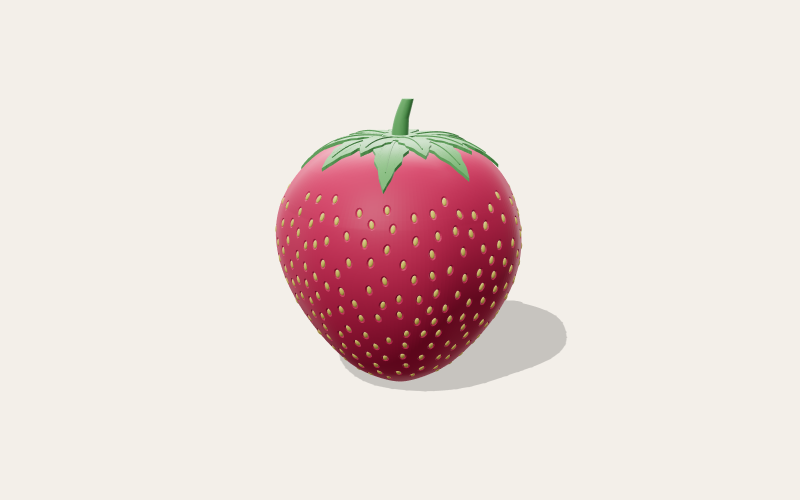
#> input picture berry-cloud/mockups/berry.png, 1600 x 1000 px, given in place of group.png, which was not available (shown at 1/2 size)
$ python sheet.py
#> lines starting #> are read from the running program, lines starting #| are printed output that depends on the picture
"""Labelled sheets from the renders in mockups/:
mockup-sheet.png  what the pieces look like
how-it-splits.png how the strawberry and cloud come apart to print hollow
"""
from PIL import Image, ImageDraw, ImageFont
from pathlib import Path
M = Path(__file__).parent / "mockups"
BG, INK, SOFT = (243, 239, 233), (40, 40, 40), (95, 95, 95)


def font(sz, bold=False):
    name = "DejaVuSans-Bold.ttf" if bold else "DejaVuSans.ttf"
    try:
        return ImageFont.truetype(f"/usr/share/fonts/truetype/dejavu/{name}", sz)
    except OSError:
        return ImageFont.load_default()


def wrap(d, text, f, width):
    """Split text into lines that fit `width` pixels."""
    lines, line = [], ""
    for word in text.split():
        trial = (line + " " + word).strip()
        if d.textlength(trial, font=f) <= width:
            line = trial
        else:
            lines.append(line)
            line = word
    return lines + [line]


def caption(d, x, y, width, title, body, size=20):
    d.text((x, y), title, font=font(28, True), fill=INK)
    y += 40
    for ln in wrap(d, body, font(size), width):
        d.text((x, y), ln, font=font(size), fill=SOFT)
        y += size + 8
    return y


def crop(name, box):
#> called with name = 'group', box = (200, 220, 1420, 800)
    return Image.open(M / f"{name}.png").convert("RGB").crop(box)


def tiles(out, d, y, items, th, cols=None, x0=60, size=20):
    cols = cols or len(items)
    tw = (out.width - 2 * x0) // cols
    bottom = y
    for i, (title, body, im) in enumerate(items):
        im = im.copy()
        im.thumbnail((tw - 30, th))
        x = x0 + (i % cols) * tw
        yy = y + (i // cols) * (th + 190)
        out.paste(im, (x + (tw - im.width) // 2, yy))
        bottom = max(bottom, caption(d, x + 10, yy + th + 10, tw - 40, title, body, size))
    return bottom


def mockup_sheet():
    W = 1600
    group = crop("group", (200, 220, 1420, 800))
    items = [
        ("Strawberry", "8.8\" tall × 7.5\" wide. Red, with yellow seeds and green leaves.",
         crop("berry", (450, 150, 1150, 830))),
        ("Cloud", "11.4\" wide × 5.4\" tall × 4.8\" deep. White.", crop("cloud", (250, 200, 1350, 820))),
        ("Raindrop", "2.6\" long × 1.6\" wide. Blue.", crop("drop", (450, 120, 1150, 900))),
    ]
#> call 3 of crop, with name = 'cloud', box = (250, 200, 1350, 820)
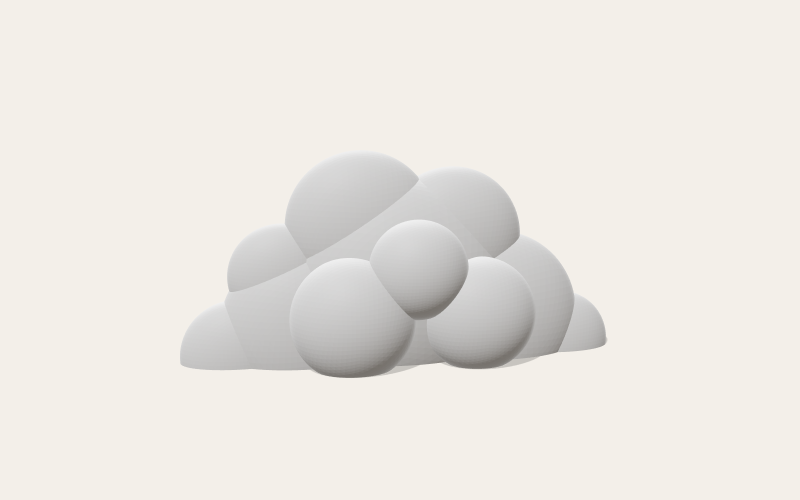
#> input picture berry-cloud/mockups/cloud.png, 1600 x 1000 px (shown at 1/2 size)
#> call 4 of crop, with name = 'drop', box = (450, 120, 1150, 900)
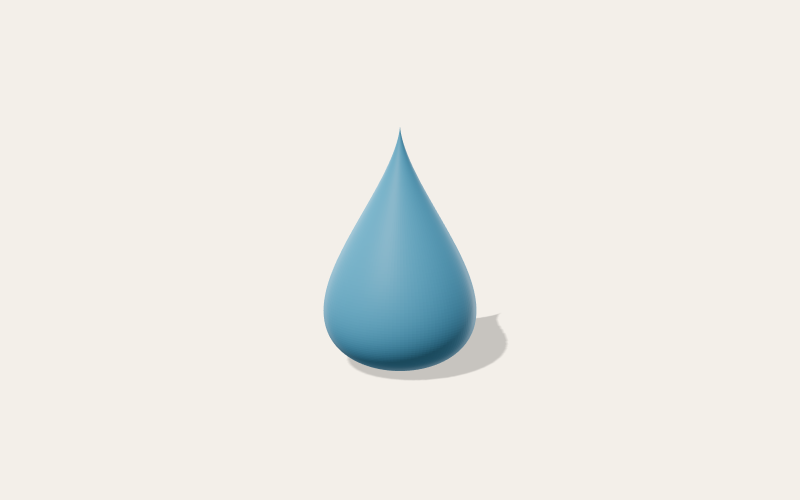
#> input picture berry-cloud/mockups/drop.png, 1600 x 1000 px (shown at 1/2 size)
    out = Image.new("RGB", (W, 1400), BG)
    d = ImageDraw.Draw(out)
    d.text((60, 40), "Strawberry, cloud & raindrops: design mock-ups", font=font(40, True), fill=INK)
    out.paste(group, ((W - group.width) // 2, 110))
    bottom = tiles(out, d, 110 + group.height + 40, items, 420)
#> in tiles, `cols = cols or len(items)`: cols = 3
#> in tiles, `tw = (out.width - 2 * x0) // cols`: tw = 493
#> the loop in tiles, `for i, (title, body, im) in enumerate(items):` made 3 passes
#> (title, x) on passes 1 to 2: ('Strawberry', 60), ('Cloud', 553)
#> (title, body, x) on pass 3: ('Raindrop', '2.6" long × 1.6" wide. Blue.', 1046)
#> after the loop in tiles, `for i, (title, body, im) in enumerate(items):`:
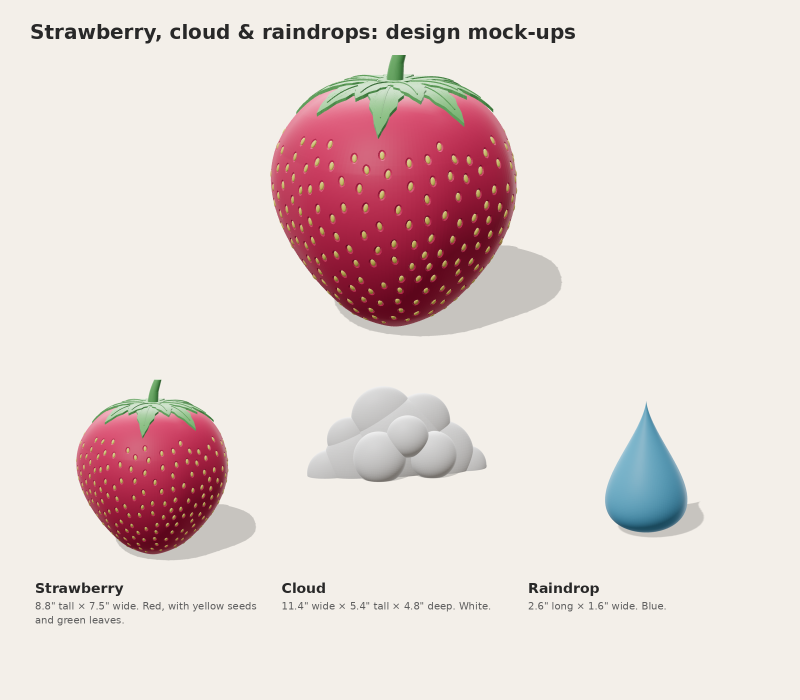
#> out: PIL image 1600x1400 RGB (shown at 1/2 size); mean R, G, B 228.6, 214.6, 211.5
#> bottom = 1256
    out.crop((0, 0, W, bottom + 50)).save(M / "mockup-sheet.png")
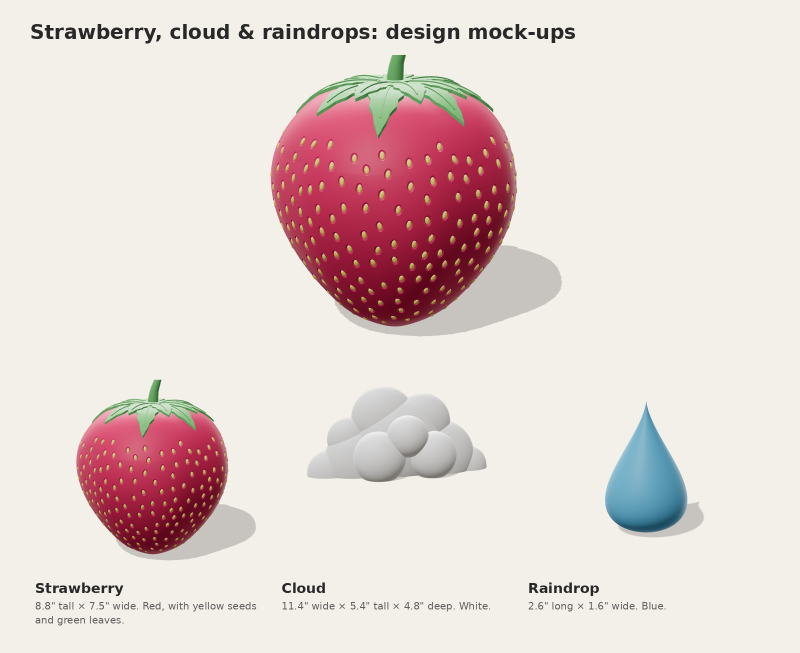
#> saved as mockup-sheet.png: PIL image 1600x1306 RGB (shown at 1/2 size); mean R, G, B 227.6, 212.8, 210


def split_sheet():
    W = 1600
    out = Image.new("RGB", (W, 2600), BG)
#> out: PIL image 1600x2600 RGB
    d = ImageDraw.Draw(out)
    d.text((60, 40), "Printing hollow: each piece splits in two", font=font(40, True), fill=INK)
    y = caption(d, 60, 100, W - 120, "",
                "Each half prints with its cut face flat on the bed, so the outside needs no supports. "
                "Any supports inside the dome pull out through the open cut. A thin coupler ring "
                "glues 6 mm into each half to line them up and hide the joint.", 22)
#> y = 200
    top = [
        ("Strawberry: cut level at its widest point",
         "2 mm shell. The bottom half, the ring and the top half with its leaves. "
         "The seam sits on the widest line, where it is least visible.",
         crop("splitberry", (330, 60, 1270, 960))),
        ("Cloud: cut front-to-back down the middle",
         "2.5 mm shell. Back half, ring and front half. The seam runs around the edge "
         "of the cloud, where the puffs meet.",
         crop("splitcloud", (200, 120, 1400, 960))),
    ]
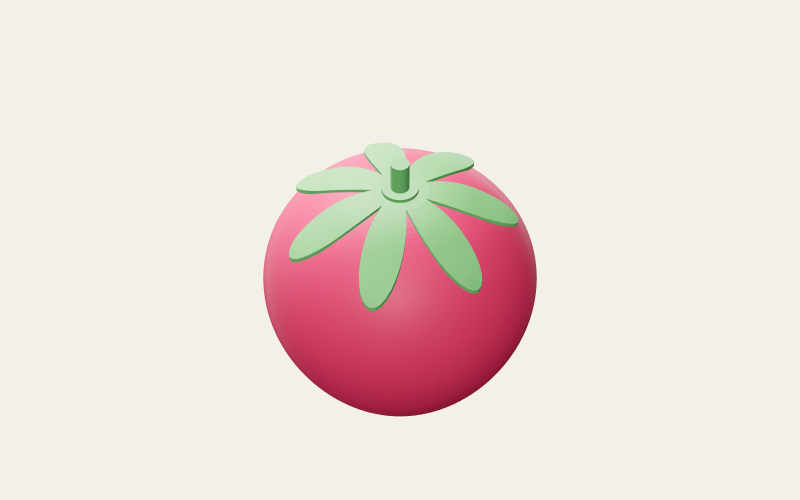
#> input picture berry-cloud/mockups/berrytop.png, 1600 x 1000 px, given in place of splitberry.png, which was not available (shown at 1/2 size)
#> in crop (call 6), `return Image.open(M / f"{name}.png").convert("RGB").crop(box)`:
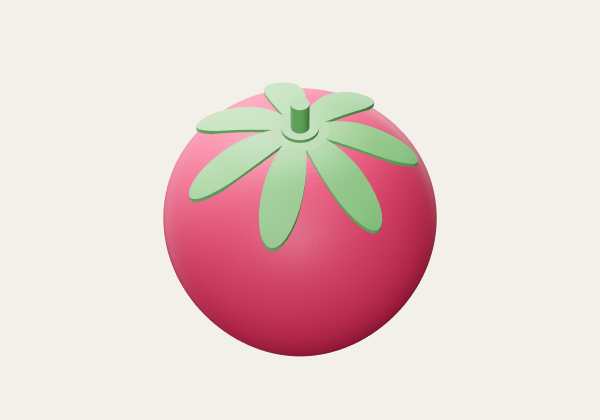
#> returned value: PIL image 1200x840 RGB (shown at 1/2 size); mean R, G, B 231.4, 210.6, 207.8
    y = tiles(out, d, y + 30, top, 560)
#> call 2 of tiles, with y = 230, th = 560, x0 = 60, size = 20
#> in tiles (call 2), `cols = cols or len(items)`: cols = 2
#> in tiles (call 2), `tw = (out.width - 2 * x0) // cols`: tw = 740
#> the loop in tiles (call 2), `for i, (title, body, im) in enumerate(items):` made 2 passes
#> (x, yy, bottom) on pass 1: (60, 230, 896)
#> (title, x, yy, bottom) on pass 2: ('Cloud: cut front-to-back down the middle', 800, 230, 896)
#> after the loop in tiles (call 2), `for i, (title, body, im) in enumerate(items):`:
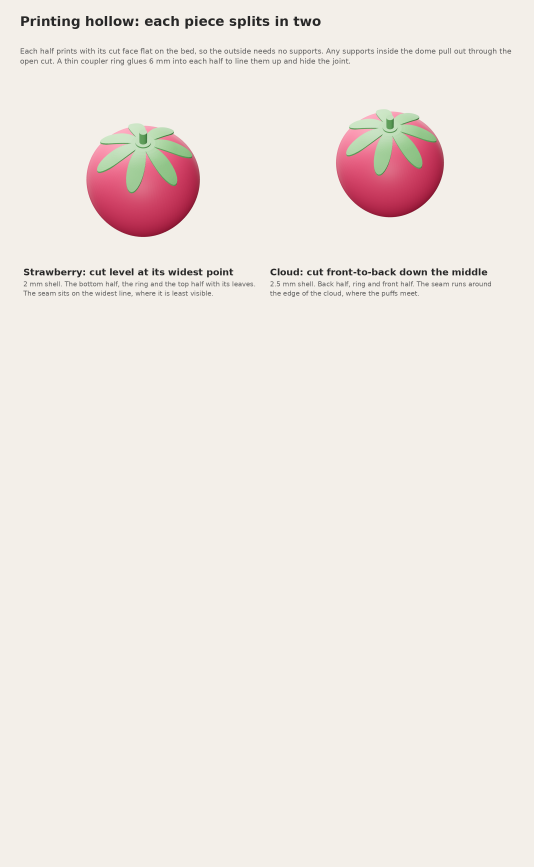
#> out: PIL image 1600x2600 RGB (shown at 1/3 size); mean R, G, B 239.2, 232.2, 226.9
#> y = 896
    d.text((60, y + 40), "On the U1 bed (270 × 270 mm), cut face down", font=font(32, True), fill=INK)
    plates = [
        ("Berry bottom", "Tip up. Red + yellow. ~150 g.", crop("plateberrybottom", (300, 120, 1300, 900))),
        ("Berry top", "Leaves up. Red + yellow + green. ~170 g.", crop("plateberrytop", (300, 120, 1300, 900))),
        ("Cloud front", "Turned 45° to fit. ~140 g.", crop("platecloudfront", (300, 120, 1300, 900))),
        ("Cloud back", "Turned 45° to fit. ~140 g.", crop("platecloudback", (300, 120, 1300, 900))),
    ]
    y = tiles(out, d, y + 100, plates, 300, size=18)
    out.crop((0, 0, W, y + 50)).save(M / "how-it-splits.png")


if __name__ == "__main__":
    mockup_sheet()
#> (the run stopped early here; a loop or call above may not have finished)
